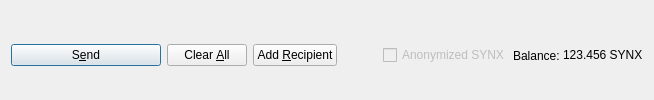
         <widget class="QFrame" name="frame_Send">
          <layout class="QHBoxLayout" name="horizontalLayout">
           <property name="bottomMargin">
            <number>0</number>
           </property>
           <item>
            <widget class="QPushButton" name="sendButton">
             <property name="minimumSize">
              <size>
               <width>150</width>
               <height>0</height>
              </size>
             </property>
             <property name="toolTip">
              <string>Confirm the send action</string>
             </property>
             <property name="text">
              <string>S&amp;end</string>
             </property>
             <property name="icon">
              <iconset resource="../syndicate.qrc">
               <normaloff>:/icons/send</normaloff>:/icons/send</iconset>
             </property>
             <property name="autoDefault">
              <bool>false</bool>
             </property>
             <property name="default">
              <bool>true</bool>
             </property>
            </widget>
           </item>
           <item>
            <widget class="QPushButton" name="clearButton">
             <property name="sizePolicy">
              <sizepolicy hsizetype="Minimum" vsizetype="Fixed">
               <horstretch>0</horstretch>
               <verstretch>0</verstretch>
              </sizepolicy>
             </property>
             <property name="toolTip">
              <string>Clear all fields of the form.</string>
             </property>
             <property name="text">
              <string>Clear &amp;All</string>
             </property>
             <property name="icon">
              <iconset resource="../syndicate.qrc">
               <normaloff>:/icons/remove</normaloff>:/icons/remove</iconset>
             </property>
             <property name="autoDefault">
              <bool>false</bool>
             </property>
            </widget>
           </item>
           <item>
            <widget class="QPushButton" name="addButton">
             <property name="toolTip">
              <string>Send to multiple recipients at once</string>
             </property>
             <property name="text">
              <string>Add &amp;Recipient</string>
             </property>
             <property name="icon">
              <iconset resource="../syndicate.qrc">
               <normaloff>:/icons/add</normaloff>:/icons/add</iconset>
             </property>
             <property name="autoDefault">
              <bool>false</bool>
             </property>
            </widget>
           </item>
           <item>
            <spacer name="horizontalSpacer">
             <property name="orientation">
              <enum>Qt::Horizontal</enum>
             </property>
             <property name="sizeHint" stdset="0">
              <size>
               <width>40</width>
               <height>20</height>
              </size>
             </property>
            </spacer>
           </item>
           <item>
            <layout class="QHBoxLayout" name="horizontalLayout_2">
             <property name="spacing">
              <number>3</number>
             </property>
             <item>
              <widget class="QCheckBox" name="checkzPIV">
               <property name="enabled">
                <bool>false</bool>
               </property>
               <property name="text">
                <string>Anonymized SYNX</string>
               </property>
              </widget>
             </item>
             <item>
              <widget class="QLabel" name="label">
               <property name="text">
                <string>Balance:</string>
               </property>
              </widget>
             </item>
             <item>
              <widget class="QLabel" name="labelBalance">
               <property name="sizePolicy">
                <sizepolicy hsizetype="Preferred" vsizetype="Fixed">
                 <horstretch>0</horstretch>
                 <verstretch>0</verstretch>
                </sizepolicy>
               </property>
               <property name="cursor">
                <cursorShape>IBeamCursor</cursorShape>
               </property>
               <property name="text">
                <string notr="true">123.456 SYNX</string>
               </property>
               <property name="textInteractionFlags">
                <set>Qt::LinksAccessibleByMouse|Qt::TextSelectableByKeyboard|Qt::TextSelectableByMouse</set>
               </property>
              </widget>
             </item>
            </layout>
           </item>
          </layout>
         </widget>
